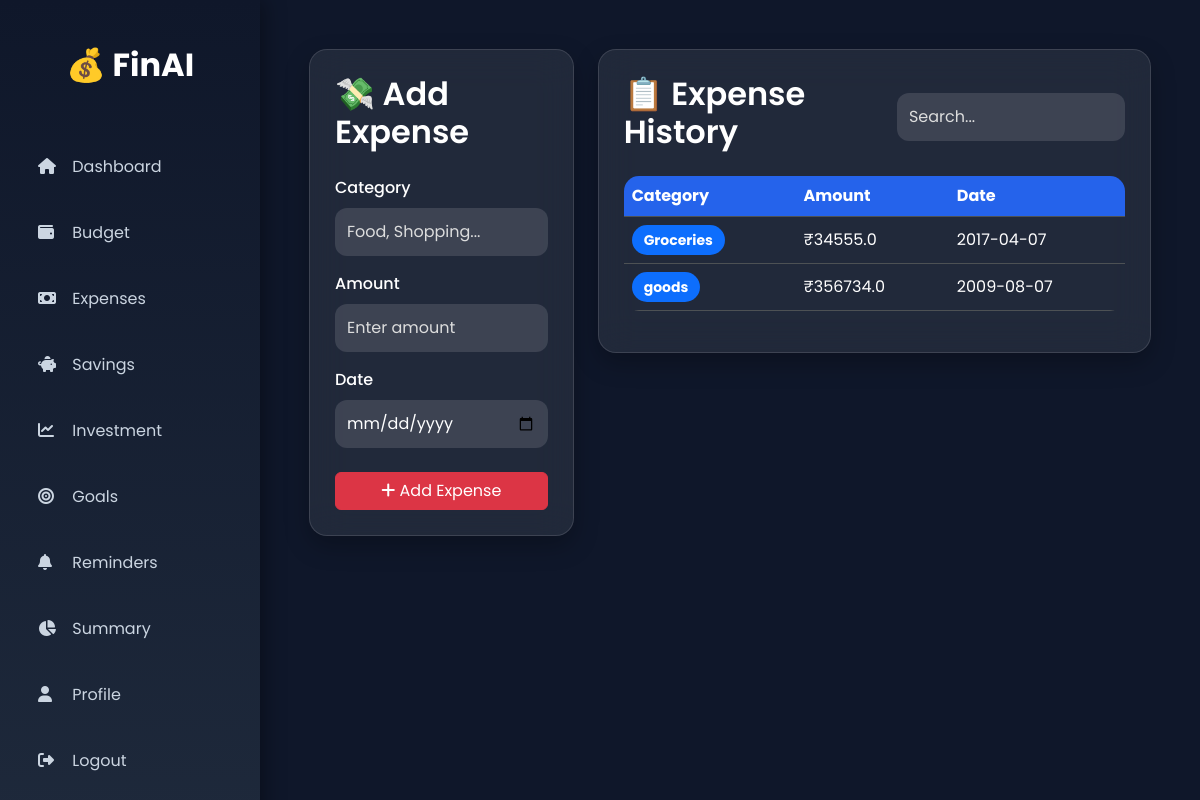
Page /expenses (signed in) on the committed database.
### models/expense.py (models this page shows)
class Expense(db.Model):
    __tablename__ = "expenses"
    expense_id = db.Column(db.Integer, primary_key=True)
    user_id = db.Column(
        db.Integer,
        db.ForeignKey("user.id"),
        nullable=False
    )
    category = db.Column(
        db.String(100),
        nullable=False
    )
    amount = db.Column(
        db.Float,
        nullable=False
    )
    expense_date = db.Column(
        db.String(20),
        nullable=False
    )

### routes/expense.py (the view, shortened to what this page needs)
@expense_bp.route("/expenses", methods=["GET", "POST"])
@login_required
def expenses():
    user_expenses = Expense.query.filter_by(
        user_id=session["user_id"]
    ).all()
    total = sum(exp.amount for exp in user_expenses)
    return render_template(
        "expense.html",
        expenses=user_expenses,
        total=total
    )

### utils/auth_utils.py (called while the page is built)
def login_required(f):
    @wraps(f)
    def decorated(*args, **kwargs):
        if "user_id" not in session:
            flash("Please log in first.", "warning")
            return redirect(url_for("auth.login"))
        return f(*args, **kwargs)
    return decorated

### templates/expense.html (shortened to what this page needs)
{% extends "base.html" %}
{% block content %}
<div class="container-fluid">
    <div class="row">
        <div class="col-lg-4">
            <div class="glass-card">
                <h2 class="mb-4">
                    💸 Add Expense
                </h2>
                <form method="POST">
                    <div class="mb-3">
                        <label>Category</label>
                        <input
                            type="text"
                            name="category"
                            class="form-control"
                            placeholder="Food, Shopping..."
                            required>
                    </div>
                    <div class="mb-3">
                        <label>Amount</label>
                        <input
                            type="number"
                            name="amount"
                            class="form-control"
                            placeholder="Enter amount"
                            required>
                    </div>
                    <div class="mb-4">
                        <label>Date</label>
                        <input
                            type="date"
                            name="date"
                            class="form-control"
                            required>
                    </div>
                    <button class="btn btn-danger w-100">
                        <i class="fa-solid fa-plus"></i>
                        Add Expense
                    </button>
                </form>
            </div>
        </div>
        <div class="col-lg-8">
            <div class="glass-card">
                <div class="d-flex justify-content-between align-items-center mb-3">
                    <h2>📋 Expense History</h2>
                    <input
                        type="text"
                        class="form-control w-50"
                        placeholder="Search...">
                </div>
                {% if expenses %}
                <table class="table table-dark table-hover">
                    <thead>
                        <tr>
                            <th>Category</th>
                            <th>Amount</th>
                            <th>Date</th>
                        </tr>
                    </thead>
                    <tbody>
                    {% for e in expenses %}
                        <tr>
                            <td>
                                <span class="badge bg-primary">
                                    {{ e.category }}
                                </span>
                            </td>
                            <td>
                                ₹{{ e.amount }}
                            </td>
                            <td>
    {{ e.expense_date }}
</td>
                        </tr>
                    {% endfor %}
                    </tbody>
                </table>
                {% else %}
                <div class="text-center p-5">
                    <i class="fa-solid fa-receipt fa-4x text-danger mb-3"></i>
                    <h4>No Expenses Added</h4>
                </div>
                {% endif %}
            </div>
        </div>
    </div>
</div>
{% endblock %}

### static/css/style.css (style rules this page uses)
* { margin:0; padding:0; box-sizing:border-box; font-family:'Poppins',sans-serif; }
body { background:linear-gradient(135deg,#0f172a,#1e293b,#334155); min-height:100vh; color:#fff; }
.glass-card { background:rgba(255,255,255,.08); backdrop-filter:blur(20px); border:1px solid rgba(255,255,255,.12); border-radius:20px; padding:25px; box-shadow:0 20px 40px rgba(0,0,0,.3); transition:.35s; }
h1,h2,h3,h4,h5 { font-weight:600; }
table { color:white !important; }
.form-control { background:#1e293b; border:none; color:white; border-radius:12px; padding:12px; }
body { background:#0f172a; font-family:'Poppins',sans-serif; }
.glass-card { background:rgba(255,255,255,.08); backdrop-filter:blur(18px); border-radius:18px; padding:25px; color:white; box-shadow:0 10px 25px rgba(0,0,0,.25); transition:.3s; }
.badge { font-size:14px; }
.form-control { background:rgba(255,255,255,.12); border:none; color:white; padding:12px; border-radius:12px; }
.form-control::placeholder { color:#ddd; }
label { color:white; margin-bottom:8px; font-weight:500; }
.table { border-radius:15px; overflow:hidden; }
.table thead { background:#2563eb; }
.table tbody tr { transition:.3s; }
.table td, .table th { vertical-align:middle; }
.badge { padding:8px 14px; font-size:14px; border-radius:20px; }
.table-dark { background:transparent; }
.table-dark td, .table-dark th { background:transparent; }
.badge { padding:8px 12px; border-radius:20px; }

### rows in the picture
Expense: category "Groceries", amount "34555.0", expense_date "2017-04-07"
Expense: category "goods", amount "356734.0", expense_date "2009-08-07"
